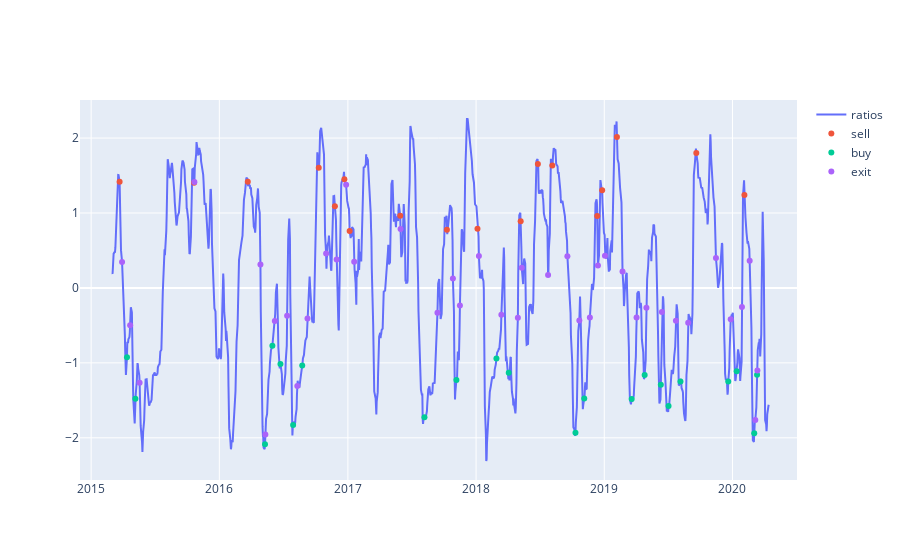

The cell this chart's notebook holds for it:
### Code cell
portfolio_fx.plot_trades_on_zscore_for_symbol(mavg_zscore, portfolio, symbol2)
